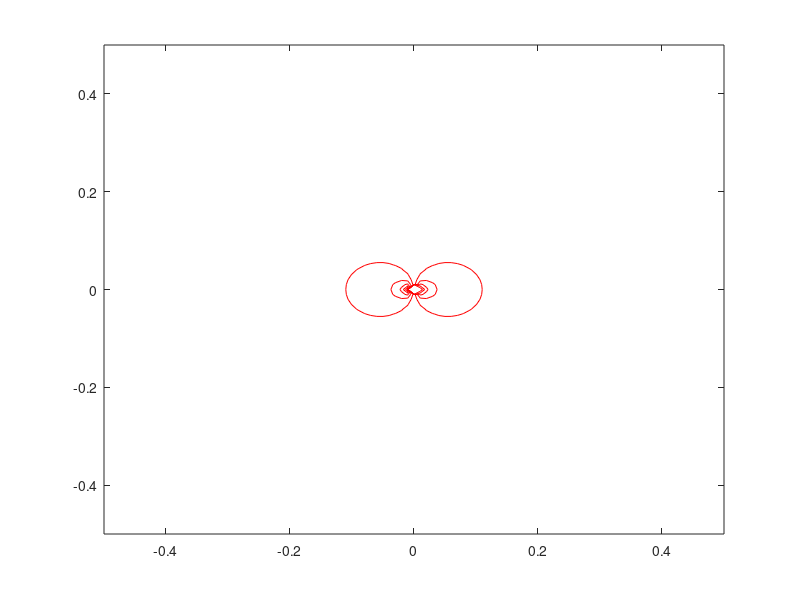

Source code (MATLAB): (Note: this script raises an error after producing the figure.)
function ideal_flow_plot
  close all; clear all;
  
  h = 0.01; % grid spacing
  xmax = 0.5;
  ymax = 0.5;
  
  % define a mesh for the domain on which to plot
  [x,y] = meshgrid(-xmax:h:xmax,-ymax:h:ymax);
  
	
  mu = 1; % strength of the doublet
	
  % in Cartesian ones
  phi = mu*x./(x.^2+y.^2);  % doublet's potential(x,y)
  psi = -mu*y./(x.^2+y.^2); % doublet's streamfunction(x,y)

  % or, in polar coordinates, but we need to first define r,th in terms of x,y; 
  % when we call contour, we always send it x,y, but we can evaluate phi, psi using r,th
  %% note: atan2(y,x) computes arctangent(y/x) taking into account the 
  %% signs of x and y. this is important for the problems on the PSet. if you
  %% use atan(y/x), you might get funny results due to the 'branch cut' of atan.
  r = sqrt(x.^2 + y.^2);
  th = atan2(y,x);  
  phi = mu*cos(th)./r;  % doublet's potential(r,th)
  psi = -mu*sin(th)./r; % doublet's streamfunction(r,th)
  
  ur = -mu*cos(th)./(r.^2);
  uth = -mu*sin(th)./(r.^2);
  %% IMPORTANT: transform velocities to Cartesian for streamslice 
  %% (it will accept anything you give it, but your plot won't make sense)
  ux = ur.*cos(th) - uth.*sin(th);
  uy = ur.*sin(th) + uth.*cos(th);
	
  % OR instead of polar ur, utheta from class, you could also compute
  % ux, uy from phi(x,y), which requires no transformation of velocity
  ux = mu*1./(x.^2+y.^2) - mu*x./((x.^2+y.^2).^2).*(2*x);
  uy = - mu*x./((x.^2+y.^2).^2).*(2*y);

  %%%%%%%%%%%%%%%%%%%%%%%%%%%%%%%%%%%%%%%%%%%%%%%%%%%%%%%%%%%%%%%%%%
  figure(1);
  
  % contours of equal phi, i.e., equipotential lines
  % -10:10 specifies the values of phi
  contour(x,y,phi,-10:10,'r-',LineWidth=1); 

  hold on; % don't erase plot on next plot command  
  
  % streamlines with velocity field arrows computed by numerically
  % integrating the equation of streamlines dy/dx = v/u
  sl = streamslice(x,y,ux,uy,3);
  sl.set(LineWidth=1);
  
  axis tight;
  axis equal;
  xlabel('$x$','FontSize',14,'Interpreter',"latex");
  ylabel('$y$','FontSize',14,'Interpreter',"latex");
  title('equipotential and stream lines for ideal flow due to doublet','FontSize',10);

  %%%%%%%%%%%%%%%%%%%%%%%%%%%%%%%%%%%%%%%%%%%%%%%%%%%%%%%%%%%%%%%%%%
  
  figure(2);
  
  % just velocity field arrows but not as nice as streamslice
  % using an arrow scaling factor (4th argument)
  % also, take only every 4th point, so there's not too many arrows
  quiver(x(1:4:end,1:4:end),y(1:4:end,1:4:end), ...
         ux(1:4:end,1:4:end),uy(1:4:end,1:4:end),5);
  
  axis tight;
  axis equal;
  xlabel('$x$','FontSize',14,'Interpreter',"latex");
  ylabel('$y$','FontSize',14,'Interpreter',"latex");
  title('velocity field of ideal flow due to doublet','FontSize',10);  
